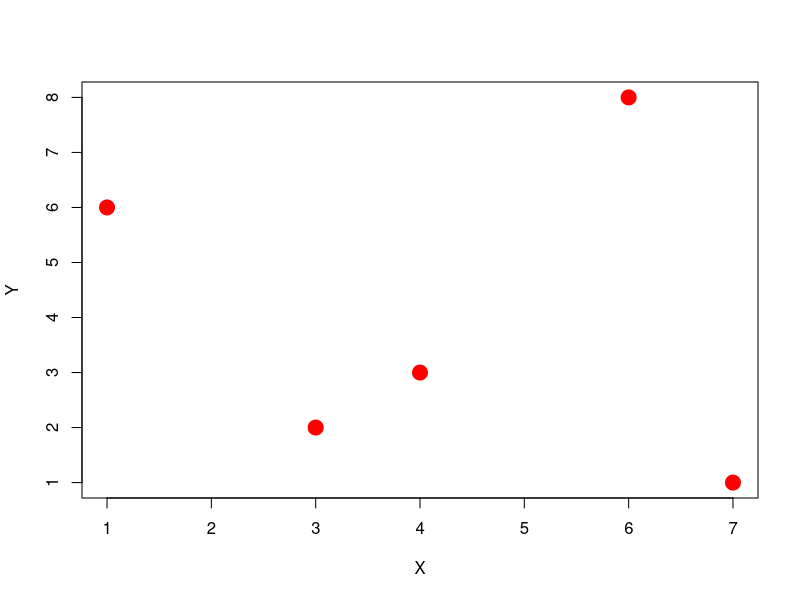

Generate this figure with R:
## ---- chunk 1
result <- 1 + 7
print(result)
## ---- chunk 2
plot(x = c(1,3,7,4,6), y = c(6,2,1,3,8), 
     pch = 20, cex = 3, col= "red",
     xlab = "X", ylab = "Y")    
